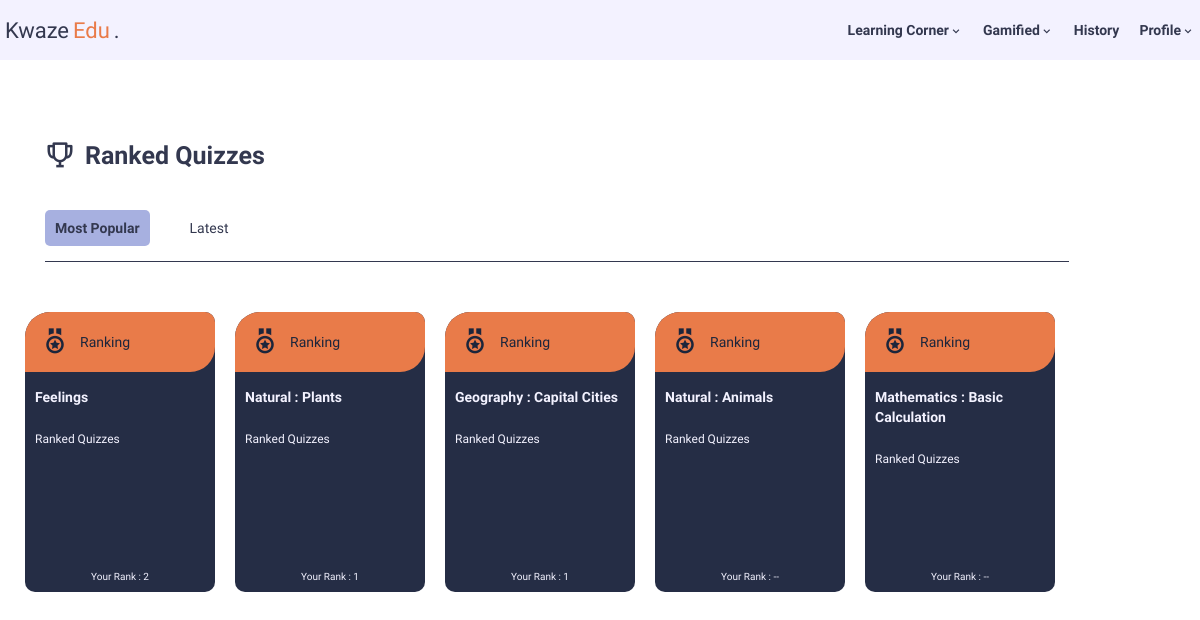
The page /php/c_rank_view.php (signed in) on the database its author committed.
### tables this page shows
CREATE TABLE `quiz` (
  `quiz_id` int(100) NOT NULL,
  `title` varchar(50) NOT NULL,
  `category` varchar(50) NOT NULL,
  `level` varchar(50) NOT NULL,
  `type` varchar(10) NOT NULL,
  `date_created` timestamp(6) NOT NULL DEFAULT current_timestamp(6),
  `last_updated` timestamp(6) NOT NULL DEFAULT current_timestamp(6),
  `admin_id` int(11) NOT NULL
);

### php/functions.php (called while the page is built, shortened)
<?php
function getUserRank($user_id, $quiz_last_updated, $quiz_id) {
    include "db_conn.php";
    $sql = "
    SELECT user_id, rank FROM (
        SELECT user_id,
            CAST(JSON_EXTRACT(`score`, '$.total') AS UNSIGNED) AS total_score,
            timestamp,
            RANK() OVER (PARTITION BY quiz_id ORDER BY CAST(JSON_EXTRACT(`score`, '$.total') AS UNSIGNED) DESC, timestamp ASC, date_completed DESC) AS rank
        FROM user_result
        WHERE quiz_id = ? AND date_completed > ?
    ) ranked_users
    WHERE user_id = ?
    LIMIT 1;
    ";
    $stmt = $connection->prepare($sql);
    $stmt->bind_param("isi", $quiz_id, $quiz_last_updated, $user_id);
    $stmt->execute();
    $result = $stmt->get_result();
    if ($result->num_rows > 0) {
        while ($row = $result->fetch_assoc()) {
            return $row["rank"];
        }
    } else {
        return "--";
    }
}
?>

### php/c_rank_view.php (the view, shortened to what this page needs)
<?php
if (isset($_SESSION["user_id"]) != null && $_SESSION["role"] == "user") { ?>
<!DOCTYPE html>
<html lang="en">
<head>
    <link href="https://unpkg.com/boxicons@2.1.4/css/boxicons.min.css" rel="stylesheet" />
    <link rel="stylesheet" href="../css/c_view.css" />
</head>
<body>
    <?php include 'nav_User.php'; ?>
    <div class="sidebar-filter">
        <div class="container flex-row">
            <div class="content-container">
                <div class="main-content">
                    <div class="explore-title">
                        <span>
                            <i class="bx bx-trophy"></i>
                            Ranked Quizzes
                        </span>
                    </div>
                    <div class="filter">
                        <ul class="filter-list">
                            <li data-sort="popular">
                                <button class="filter-item active" data-sort="popular">
                                    Most Popular
                                </button>
                            </li>
                            <li data-sort="latest">
                                <button class="filter-item" data-sort="latest">Latest</button>
                            </li>
                        </ul>
                    </div>
                    <div class="result-yes">
                        <div class="result-list">
                        <?php
                        include "db_conn.php";
                        include "functions.php";
                        $query = "SELECT * FROM `quiz` WHERE `type` = 'rank'";
                        $results = mysqli_query($connection, $query);
                        if (mysqli_num_rows($results) > 0) {
                            while ($row = mysqli_fetch_assoc($results)) {
                                $timestamp_date = $row['date_created'];
                                $date_created = date('d/m/Y', strtotime($timestamp_date));
                                $timestamp_updated = $row['last_updated'];
                                $last_updated = date('d/m/Y', strtotime($timestamp_updated));
                                $query_count = "SELECT COUNT(*) AS part_count FROM `user_result` WHERE `quiz_id` = {$row['quiz_id']} AND `date_completed` > '$timestamp_updated'";
                                $count_result = mysqli_query($connection, $query_count);
                                $count_data = mysqli_fetch_assoc($count_result);
                                $part_count = $count_data['part_count'];
                                $user_rank = getUserRank($_SESSION["user_id"], $timestamp_updated, $row['quiz_id']);
                                $score_query = "SELECT * FROM `user_result` WHERE `quiz_id` = {$row['quiz_id']} AND `date_completed` > '$timestamp_updated' AND `user_id` = {$_SESSION['user_id']} ORDER BY CAST(JSON_EXTRACT(`score`, '$.total') AS UNSIGNED) DESC, `timestamp` ASC, `date_completed` DESC LIMIT 1";
                                $score_result = $connection->query($score_query);
                                if ($score_result->num_rows > 0) {
                                    $score_row = $score_result->fetch_assoc();
                                    $user_score = json_decode($score_row["score"], true)["total"];
                                    $result_id = $score_row["result_id"];
                                } else {
                                    $user_score = "--";
                                    $result_id = "";
                                }
                                $rankings = [];
                                $rank_query = "SELECT * FROM `user_result` WHERE `quiz_id` = {$row['quiz_id']} AND `date_completed` > '$timestamp_updated' ORDER BY CAST(JSON_EXTRACT(`score`, '$.total') AS UNSIGNED) DESC, `timestamp` ASC, `date_completed` DESC LIMIT 3";
                                $rank_result = $connection->query($rank_query);
                                if ($rank_result->num_rows > 0) {
                                    $existing_users = [];
                                    while ($rank_row = $rank_result->fetch_assoc()) {
                                        if (!in_array($rank_row["user_id"], $existing_users)) {
                                            $total_score = json_decode($rank_row["score"], true)["total"];
                                            $user_id = $rank_row['user_id'];
                                            $username_query = "SELECT * FROM `user` WHERE `user_id`= '$user_id'";
                                            $username_result = mysqli_query($connection, $username_query);
                                            $user_row = mysqli_fetch_assoc($username_result);
                                            $user_username = $user_row['username'];
                                            $user_gamepic = $user_row['user_pfp'];
                                            $query_pfp = "SELECT game_pic.image
                                                        FROM game_pic
                                                        JOIN user_pic ON game_pic.pic_id = user_pic.pic_id
                                                        WHERE user_pic.user_id = '$user_id' AND user_pic.pic_id = '$user_gamepic'";
                                            $pfp_result = mysqli_query($connection, $query_pfp);
                                            $pfp_row = mysqli_fetch_assoc($pfp_result);
                                            $user_profilepic = isset($pfp_row) && $pfp_row['image'] ? $pfp_row['image'] : "default_profile.jpg";
                                            $rankings[] = array("username" => $user_username, "pfp_pic" => $user_profilepic, "score" => $total_score);
                                            $existing_users[] = $rank_row["user_id"];
                                        }
                                    }
                                }
                                if (count($rankings) < 1){
                                    $rank1pic = "";
                                    $rank1name = "--";
                                    $rank1score = "";
                                    $rank2pic = "";
                                    $rank2name = "--";
                                    $rank2score = "";
                                    $rank3pic = "";
                                    $rank3name = "--";
                                    $rank3score = "";
                                } else {
                                    if (count($rankings) >= 1) {
                                        $rank1pic = "../img/" . $rankings[0]["pfp_pic"];
                                        $rank1name = $rankings[0]["username"];
                                        $rank1score = $rankings[0]["score"];
                                    }
                                    if (count($rankings) >= 2) {
                                        $rank2pic = "../img/" . $rankings[1]["pfp_pic"];
                                        $rank2name = $rankings[1]["username"];
                                        $rank2score = $rankings[1]["score"];
                                    } else {
                                        $rank2pic = "";
                                        $rank2name = "--";
                                        $rank2score = "";
                                    }
                                    if (count($rankings) >= 3) {
                                        $rank3pic = "../img/" . $rankings[3]["pfp_pic"];
                                        $rank3name = $rankings[3]["username"];
                                        $rank3score = $rankings[3]["score"];
                                    } else {
                                        $rank3pic = "";
                                        $rank3name = "--";
                                        $rank3score = "";
                                    }
                                }
                        ?>
                        <div class="result-card"
                            data-id="<?php echo htmlspecialchars($row['quiz_id']); ?>"
                            data-result-id="<?php echo htmlspecialchars($result_id); ?>"
                            data-title="<?php echo htmlspecialchars($row['title']); ?>"
                            data-category="<?php echo htmlspecialchars($row['category']); ?>"
                            data-date="<?php echo htmlspecialchars($date_created); ?>"
                            data-update="<?php echo htmlspecialchars($last_updated); ?>"
                            data-participation="<?php echo htmlspecialchars($part_count); ?>"
                            data-myrank="<?php echo htmlspecialchars($user_rank); ?>"
                            data-myscore="<?php echo htmlspecialchars($user_score); ?>"
                            data-rank1pic="<?php echo htmlspecialchars($rank1pic); ?>"
                            data-rank1name="<?php echo htmlspecialchars($rank1name); ?>"
                            data-rank1score="<?php echo htmlspecialchars($rank1score); ?>"
                            data-rank2pic="<?php echo htmlspecialchars($rank2pic); ?>"
                            data-rank2name="<?php echo htmlspecialchars($rank2name); ?>"
                            data-rank2score="<?php echo htmlspecialchars($rank2score); ?>"
                            data-rank3pic="<?php echo htmlspecialchars($rank3pic); ?>"
                            data-rank3name="<?php echo htmlspecialchars($rank3name); ?>"
                            data-rank3score="<?php echo htmlspecialchars($rank3score); ?>"
                            >
                            <div class="card-banner">
                                <span><i class="bx bx-medal"></i></span>
                                <span class="card-type">Ranking</span>
                            </div>
                            <div class="card-content">
                                <div class="card-title"><?php echo htmlspecialchars($row['title']); ?></div>
                                <div class="card-category">Ranked Quizzes</div>
                                <div class="card-level">Your Rank : <?php echo $user_rank; ?></div>
                            </div>
                        </div>
                        <?php
                            }
                        }
                        ?>
                        </div>
                    </div>
                </div>
            </div>
        </div>
    </div>
</body>
</html>
<?php
} else if (isset($_SESSION["user_id"]) && ($_SESSION["role"] == "admin")){
    header ('Location: ../php/a_Dashboard.php');
    exit();
} else {
    header ('Location: ../php/login.php');
    exit();
}
?>

### css/c_view.css (style rules this page uses)
* { margin: 0; padding: 0; box-sizing: border-box; font-family: "Chivo", sans-serif; }
.container { width: 1190px; margin: 0 auto; }
.flex-row { display: flex; flex-direction: row; }
.content-container { position: relative; display: flex; }
.main-content { margin-top: 10px; margin-left: 20px; width: 95%; overflow: hidden; }
.explore-title { padding: 20px; margin-top: 50px; }
.explore-title span { font-size: 25px; color: #33384f; font-weight: bold; display: flex; align-items: center; }
.explore-title span i { margin-right: 10px; font-size: 30px; color: #33384f; }
.filter { margin-top: 20px; margin-left: 20px; }
.filter .filter-list { margin-right: 20px; list-style: none; display: flex; flex-direction: row; padding-bottom: 15px; border-bottom: 1.5px solid #33384f; }
.filter .filter-list .filter-item { margin-right: 10px; font-size: 14px; color: #33384f; cursor: pointer; margin-right: 30px; padding: 10px; border-radius: 5px; border: none; background-color: transparent; }
.filter .filter-list li .filter-item.active { background-color: #a7b0e0; font-weight: bold; }
.result-yes { display: flex; justify-content: flex-start; margin-top: 50px; flex-wrap: wrap; position: relative; }
.result-list { display: flex; width: 1100px; flex-wrap: wrap; gap: 20px; }
.result-card { width: 190px; height: 280px; background-color: #252d45; margin-bottom: 30px; border-radius: 25px 10px 10px 10px; transition: all 0.3s ease; cursor: pointer; }
.card-banner { width: 100%; height: 60px; border-radius: 25px 10px 25px 0; background-color: #e97b49; display: flex; justify-content: start; align-items: center; }
.card-banner i { margin-left: 15px; margin-right: 10px; font-size: 30px; color: #1c253b; }
.card-type { font-size: 14px; color: #1c253b; font-weight: 500; width: 120px; }
.card-content { margin: 10px; height: 200px; position: relative; }
.card-title { margin-top: 15px; font-size: 14px; color: #f3f2ff; font-weight: bold; line-height: 20px; overflow: hidden; text-overflow: ellipsis; display: -webkit-box; -webkit-box-orient: vertical; -webkit-line-clamp: 3; }
.card-category { margin-top: 25px; font-size: 12px; color: #f3f2ff; }
.card-level { width: 100%; margin-top: 10px; font-size: 10px; color: #f3f2ff; position: absolute; bottom: 5px; text-align: center; }

### php/nav_User.php (style rules this page uses)
* { margin: 0; padding: 0; box-sizing: border-box; font-family: "Chivo", sans-serif; }
html { scroll-behavior: smooth; }
.container { width: 1190px; margin: 0 auto; }

### rows shown on the page
quiz: title "Natural : Plants", quiz_id "1"
quiz: title "Natural : Animals", user_rank "--"
quiz: title "Feelings", user_rank "2"
quiz: title "Mathematics : Basic Calculation", user_rank "--"
quiz: title "Geography : Capital Cities", user_rank "1"
